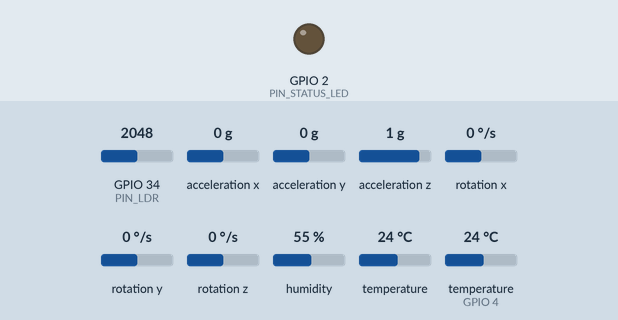
Simulated run of this sketch. Board: ESP32. Parts: output pins drawn as LEDs (lit = HIGH). The test bench sets the inputs (shaded band); at power-on: acceleration x 0 g, GPIO 34 (PIN_LDR) = 2048, acceleration y 0 g, acceleration z 1 g, rotation x 0 °/s, rotation y 0 °/s, rotation z 0 °/s, humidity 55 %, temperature 24 °C, temperature (sensor on GPIO 4) 24 °C (analog values on the 0–4095 scale). WiFi joins after 1.5 s; servers stay silent unless stated; no MQTT or app messages arrive unless stated; what the sketch prints to the serial monitor is not drawn.

Above: at 1.1 s.
At 3.7 s:
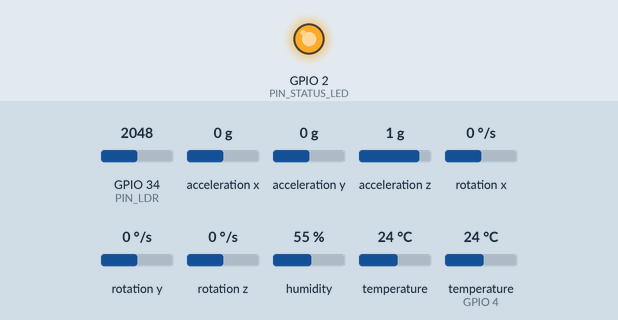
3.8 s: acceleration x set to -1.4 g
Timing chart, 0 to 6.8 s (numbered marks = the images above; inputs shaded):
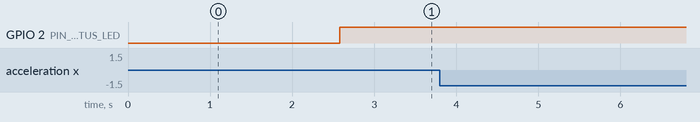

The sketch:

qsat_sensor_node.ino
```cpp
/*
 * ============================================================================
 * Q-SAT Adaptive Ground Station - Hardware Sensor Node Firmware
 * Target Microcontroller: ESP32 DevKit v1 / ESP32-WROOM-32
 * ============================================================================
 *
 * Hardware-in-the-Loop (HIL) Environment Telemetry Transmitter
 *
 * Connected Physical Sensors:
 * 1. DHT22 (AM2302) on GPIO 4:
 *    - Ambient temperature (-40 to +80 deg C)
 *    - Relative humidity (0 to 100% RH)
 *
 * 2. Optical LDR (Photoresistor) on GPIO 34 (ADC1_CH6):
 *    - Ambient optical background noise measurement (0 to 100,000 lux)
 *    - Calibrated via voltage divider (10k pull-down)
 *
 * 3. MPU6050 (6-DOF IMU) via I2C (SDA: GPIO 21, SCL: GPIO 22):
 *    - Ground station telescope mount vibration & mechanical jitter
 *    - High-frequency sampling with dynamic RMS acceleration computation
 *
 * Communication Protocol:
 * - IEEE 802.11 b/g/n WiFi client
 * - MQTT 3.1.1 JSON serialization to topic: "qsat/environment"
 * - Sampling / transmission frequency: 1.0 Hz
 * ============================================================================
 */

#include <WiFi.h>
#include <PubSubClient.h>
#include <Wire.h>
#include <Adafruit_MPU6050.h>
#include <Adafruit_Sensor.h>
#include <DHT.h>
#include <ArduinoJson.h>

// ----------------------------------------------------------------------------
// Network & MQTT Configuration
// ----------------------------------------------------------------------------
const char* WIFI_SSID     = "QSAT_LAB_NETWORK";
const char* WIFI_PASSWORD = "QuantumGroundStation2026";

const char* MQTT_BROKER   = "192.168.1.100";  // Ground station control server IP
const int   MQTT_PORT     = 1883;
const char* MQTT_CLIENT_ID= "ESP32_QGS_NODE_01";
const char* MQTT_TOPIC    = "qsat/environment";

// ----------------------------------------------------------------------------
// Pin Definitions
// ----------------------------------------------------------------------------
#define PIN_DHT           4    // GPIO 4 for DHT22
#define DHT_TYPE          DHT22
#define PIN_LDR           34   // ADC1 Channel 6 (Input only, low noise)
#define I2C_SDA           21   // I2C Data
#define I2C_SCL           22   // I2C Clock
#define PIN_STATUS_LED    2    // Onboard LED indicator

// ----------------------------------------------------------------------------
// Global Sensor Objects & State
// ----------------------------------------------------------------------------
DHT dht(PIN_DHT, DHT_TYPE);
Adafruit_MPU6050 mpu;
WiFiClient espClient;
PubSubClient mqttClient(espClient);

unsigned long lastTelemetryMillis = 0;
const unsigned long TELEMETRY_INTERVAL_MS = 1000; // 1 Hz publish rate
bool mpuAvailable = false;

// ----------------------------------------------------------------------------
// Sensor Reading Functions
// ----------------------------------------------------------------------------

/**
 * Read DHT22 temperature and humidity with sanity bounds check.
 */
void readDHT(float &temperature, float &humidity) {
  float t = dht.readTemperature();
  float h = dht.readHumidity();

  if (isnan(t) || isnan(h)) {
    Serial.println("[WARN] DHT22 read failed. Using nominal fallback.");
    temperature = 25.0f;
    humidity = 55.0f;
  } else {
    temperature = t;
    humidity = constrain(h, 0.0f, 100.0f);
  }
}

/**
 * Read analog LDR and convert ADC voltage to calibrated illuminance (Lux).
 * ESP32 ADC: 12-bit (0 - 4095), 3.3V reference.
 * Voltage divider: 3.3V -> LDR (GL5528) -> Node (GPIO34) -> 10k Resistor -> GND
 */
float readLDRLux() {
  int rawADC = analogRead(PIN_LDR);
  if (rawADC <= 0) return 0.1f;
  if (rawADC >= 4095) return 80000.0f;

  float vOut = (rawADC / 4095.0f) * 3.3f;
  // Calculate LDR resistance: R_ldr = R_ref * ((V_cc / V_out) - 1)
  const float R_ref = 10000.0f; // 10k fixed resistor
  float rLdr = R_ref * ((3.3f / vOut) - 1.0f);
  if (rLdr < 1.0f) rLdr = 1.0f;

  // Empirical lux conversion for standard CdS cell: Lux = 500 / (R_ldr in kOhm)^1.4
  float rKohm = rLdr / 1000.0f;
  float lux = 500.0f / pow(rKohm, 1.4f);

  return constrain(lux, 0.0f, 100000.0f);
}

/**
 * Sample MPU6050 accelerometer and compute RMS vibration metric (m/s^2).
 * High-pass filter removes static 1.0g gravity vector.
 */
float readVibrationRMS() {
  if (!mpuAvailable) {
    return 0.005f; // Nominal ambient mechanical noise
  }

  const int SAMPLES = 20;
  float sumSq = 0.0f;

  for (int i = 0; i < SAMPLES; i++) {
    sensors_event_t a, g, temp;
    mpu.getEvent(&a, &g, &temp);

    // Compute total acceleration magnitude
    float mag = sqrt(a.acceleration.x * a.acceleration.x +
                     a.acceleration.y * a.acceleration.y +
                     a.acceleration.z * a.acceleration.z);

    // Dynamic deviation from standard gravity (9.80665 m/s^2)
    float dynamicDev = abs(mag - 9.80665f);
    sumSq += dynamicDev * dynamicDev;
    delayMicroseconds(500); // 2 kHz sampling interval
  }

  float rms = sqrt(sumSq / SAMPLES);
  // Scale to vibration metric (0.0 to 1.0 arbitrary severity units)
  float vibrationLevel = rms / 10.0f;
  return constrain(vibrationLevel, 0.0f, 1.0f);
}

// ----------------------------------------------------------------------------
// Networking: WiFi & MQTT Connection Handlers
// ----------------------------------------------------------------------------

void connectWiFi() {
  if (WiFi.status() == WL_CONNECTED) return;

  Serial.print("[INFO] Connecting to WiFi: ");
  Serial.println(WIFI_SSID);
  WiFi.mode(WIFI_STA);
  WiFi.begin(WIFI_SSID, WIFI_PASSWORD);

  int retries = 0;
  while (WiFi.status() != WL_CONNECTED && retries < 20) {
    delay(500);
    Serial.print(".");
    retries++;
  }

  if (WiFi.status() == WL_CONNECTED) {
    Serial.println("\n[INFO] WiFi connected!");
    Serial.print("[INFO] IP Address: ");
    Serial.println(WiFi.localIP());
  } else {
    Serial.println("\n[WARN] WiFi connection timed out. Will retry in loop.");
  }
}

void connectMQTT() {
  if (mqttClient.connected()) return;
  if (WiFi.status() != WL_CONNECTED) return;

  Serial.print("[INFO] Connecting to MQTT Broker at ");
  Serial.print(MQTT_BROKER);
  Serial.print(":");
  Serial.println(MQTT_PORT);

  if (mqttClient.connect(MQTT_CLIENT_ID)) {
    Serial.println("[INFO] MQTT Connected successfully.");
    digitalWrite(PIN_STATUS_LED, HIGH);
  } else {
    Serial.print("[WARN] MQTT connect failed, rc=");
    Serial.print(mqttClient.state());
    Serial.println(". Will retry in next cycle.");
    digitalWrite(PIN_STATUS_LED, LOW);
  }
}

// ----------------------------------------------------------------------------
// Setup & Main Loop
// ----------------------------------------------------------------------------

void setup() {
  Serial.begin(115200);
  delay(1000);

  Serial.println("==================================================");
  Serial.println("  Q-SAT ADAPTIVE GROUND STATION - SENSOR NODE     ");
  Serial.println("  Hardware-in-the-Loop Telemetry Firmware v1.0   ");
  Serial.println("==================================================");

  pinMode(PIN_STATUS_LED, OUTPUT);
  digitalWrite(PIN_STATUS_LED, LOW);
  analogReadResolution(12);

  // Initialize DHT22
  dht.begin();
  Serial.println("[INIT] DHT22 Temperature & Humidity Sensor initialized.");

  // Initialize I2C and MPU6050
  Wire.begin(I2C_SDA, I2C_SCL);
  if (mpu.begin(0x68, &Wire)) {
    mpuAvailable = true;
    mpu.setAccelerometerRange(MPU6050_RANGE_2_G);
    mpu.setFilterBandwidth(MPU6050_BAND_21_HZ);
    Serial.println("[INIT] MPU6050 6-DOF IMU initialized (2G, 21Hz filter).");
  } else {
    Serial.println("[WARN] MPU6050 not detected at 0x68. Vibration will use fallback model.");
    mpuAvailable = false;
  }

  // Configure MQTT
  mqttClient.setServer(MQTT_BROKER, MQTT_PORT);

  // Connect WiFi
  connectWiFi();
}

void loop() {
  // Maintain WiFi and MQTT links
  if (WiFi.status() != WL_CONNECTED) {
    connectWiFi();
  }
  if (!mqttClient.connected()) {
    connectMQTT();
  }
  mqttClient.loop();

  // Periodic Telemetry Transmission at 1 Hz
  unsigned long currentMillis = millis();
  if (currentMillis - lastTelemetryMillis >= TELEMETRY_INTERVAL_MS) {
    lastTelemetryMillis = currentMillis;

    float temperature = 0.0f;
    float humidity = 0.0f;
    readDHT(temperature, humidity);

    float ambientLux = readLDRLux();
    float vibration = readVibrationRMS();

    // Create JSON Telemetry Payload
    StaticJsonDocument<256> doc;
    doc["temperature"] = round(temperature * 10.0f) / 10.0f;
    doc["relative_humidity"] = round(humidity * 10.0f) / 10.0f;
    doc["ambient_light_lux"] = round(ambientLux * 10.0f) / 10.0f;
    doc["vibration_level"] = round(vibration * 10000.0f) / 10000.0f;
    doc["optical_background_noise"] = round(ambientLux * 10.0f) / 10.0f;
    doc["source"] = "HARDWARE";
    doc["device_id"] = MQTT_CLIENT_ID;
    doc["uptime_ms"] = currentMillis;

    char buffer[256];
    size_t len = serializeJson(doc, buffer, sizeof(buffer));

    // Publish to MQTT
    if (mqttClient.connected()) {
      bool success = mqttClient.publish(MQTT_TOPIC, buffer, false);
      if (success) {
        Serial.print("[PUB] -> ");
        Serial.println(buffer);
      } else {
        Serial.println("[ERR] MQTT publish failed.");
      }
    } else {
      Serial.print("[LOCAL_READ] -> ");
      Serial.println(buffer);
    }
  }
}
```

Measured:
- after the input at 3.8 s, every drawn part: stays the same
